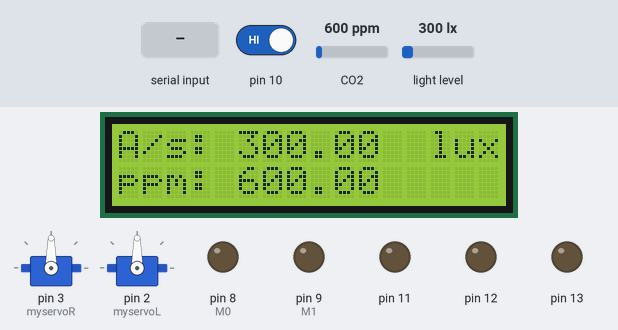
This sketch was run on a simulated Arduino Uno, built with avr-gcc and run on an emulated ATmega328P. Shown: 16×2 character LCD, 2 × servo, output pins drawn as LEDs (lit = HIGH). The inputs (shaded band) are chosen by the test bench; at power-on: pin 10 HIGH, CO2 600 ppm, light level 300 lx. What the sketch prints to the serial monitor is not drawn.

Above: at 1.2 s.
1.3 s: pin 10 driven LOW
At 6.4 s:
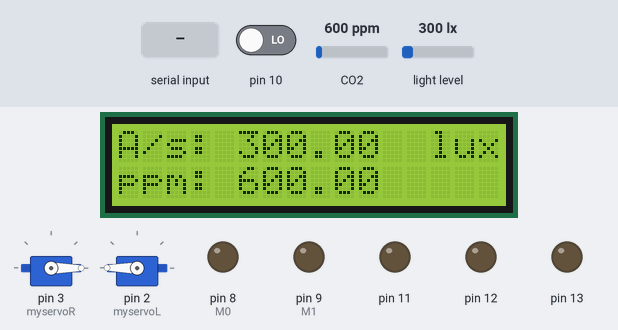
11.6 s: CO2 set to 452 ppm
At 15.0 s:
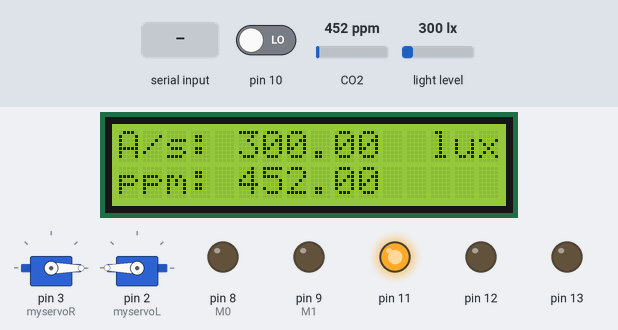
18.3 s: light level set to 40 lx
At 25.1 s:
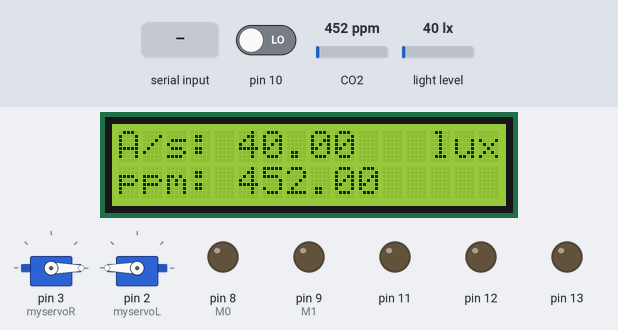
27.7 s: "*" received over the second serial link
34.7 s: CO2 set to 1050 ppm
At 38.7 s:
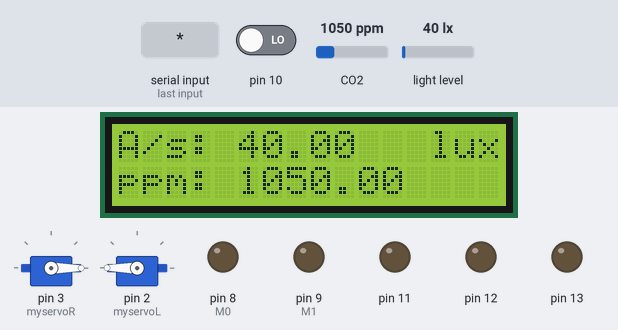
41.4 s: light level set to 500 lx
At 44.6 s:
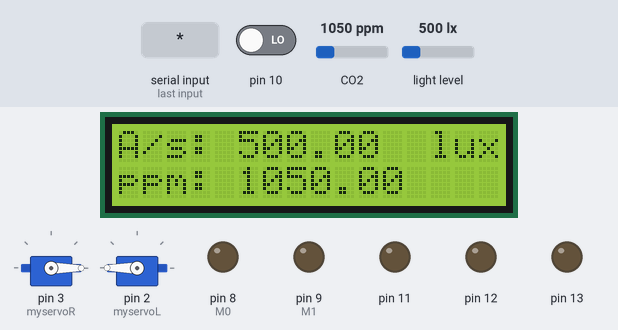
Timing chart, 0 to 48.8 s (numbered marks = the images above; inputs shaded):
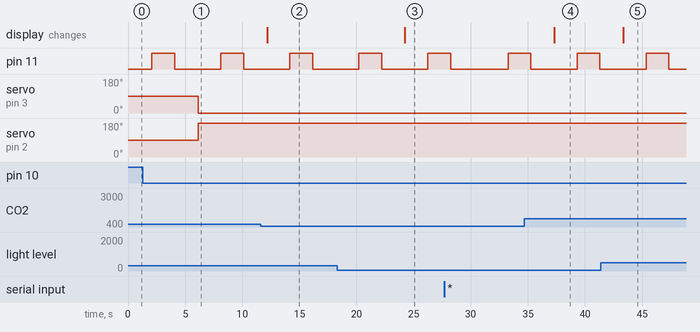

The sketch:

node2.ino
```cpp
#include "MQ135.h"
#include <SoftwareSerial.h>
#include <BH1750.h>
#include <Wire.h>
#include <Servo.h>
#include <LiquidCrystal_I2C.h>
LiquidCrystal_I2C lcd(0x3F,16,2);
BH1750 lightMeter;
Servo myservoR;
Servo myservoL;
MQ135 mq135_sensor = MQ135(A3);
SoftwareSerial mySerial(6, 7); //TX, RX
#define M0 8
#define M1 9
int address = 2;
float lux;
float ppm;
int moc[10];
String data[10];

void setup() {
    Serial.begin(115200);
    mySerial.begin(115200);
    Wire.begin();
    lcd.init();
    lcd.backlight();
    lightMeter.begin();
    myservoR.attach(3);        myservoL.attach(2);
    pinMode(M0, OUTPUT);
    pinMode(M1, OUTPUT);
    pinMode(13,OUTPUT);
    pinMode(12,OUTPUT);
    pinMode(11,OUTPUT);
    pinMode(10,INPUT);
    digitalWrite(M0, LOW);          // Set 2 chân M0 và M1 xuống LOW
    digitalWrite(M1, LOW);          // để hoạt động ở chế độ+ Normal
}

void guidulieu(){
    int j=1;
    int end;
    moc[0]=-1;
    if (mySerial.available()) {
       String input = mySerial.readString();
       Serial.println(input);
       for (int i = 0; i < input.length(); i++) {
          if (input[i] == '*') {
          end = i;
          break;
          }
          if (input[i] == ';') {
          moc[j] = i;
          j++;
          }
       }
       if (input[0] == '0'){
       for (int t = 0; t < j; t++) {
          if (t<j-1) data[t] = input.substring(moc[t] + 1, moc[t + 1]);
          else data[t] = input.substring(moc[t] + 1,end);
          Serial.println(data[t]);
       }
       }
    }
}

void light(){
    lux = lightMeter.readLightLevel();
    Serial.print("Light: ");
    Serial.print(lux);
    Serial.println(" lx");
}

void air(){
    ppm = mq135_sensor.getPPM();
    Serial.print("PPM: ");
    Serial.println(ppm);
}
void momai(){
    myservoR.write(90);
    myservoL.write(90);
    delay(2000);
}
void dongmai(){
    myservoR.write(0);
    myservoL.write(180);
    delay(2000);
}
void automode(){
if (lux>2000 || digitalRead(10)==0) dongmai();
else momai();
if (lux<10) digitalWrite(13,HIGH);
else if(lux>50) digitalWrite(13,LOW);

}
void display(){
    lcd.clear();
    lcd.setCursor(0,0);
    lcd.print("A/s:");
    lcd.setCursor(5,0);
    lcd.print(lux);
    lcd.setCursor(13,0);
    lcd.print("lux");
    lcd.setCursor(0,1);
    lcd.print("ppm:");
    lcd.setCursor(5,1);
    lcd.print(ppm);
}
void loop() {
    light();
    air();
    display();
    mySerial.print(address);
    mySerial.print(";");
    mySerial.print(lux);
    mySerial.print(";");
    mySerial.print(ppm);
    mySerial.println("*");
    Serial.println("-------------------------------------------------------");
    guidulieu();
    automode();
    digitalWrite(11,HIGH);
    delay(2000);
    digitalWrite(11,LOW);
    delay(2000);
}
```

Measured:
- after the input at 1.3 s, servo on pin 3 (myservoR): 90° → 0° after 4.8 s; servo on pin 2 (myservoL): 90° → 180° after 4.8 s
- after the input at 11.6 s, the display: changes after 0.57 s (image 2)
- after the input at 18.3 s, the display: changes after 5.9 s (image 3)
- after the input at 34.7 s, the display: changes after 2.6 s (image 4)
- after the input at 41.4 s, the display: changes after 1.9 s (image 5)
- by itself, pin 11: alternates HIGH for 2.0 s and LOW for 4.0 s
